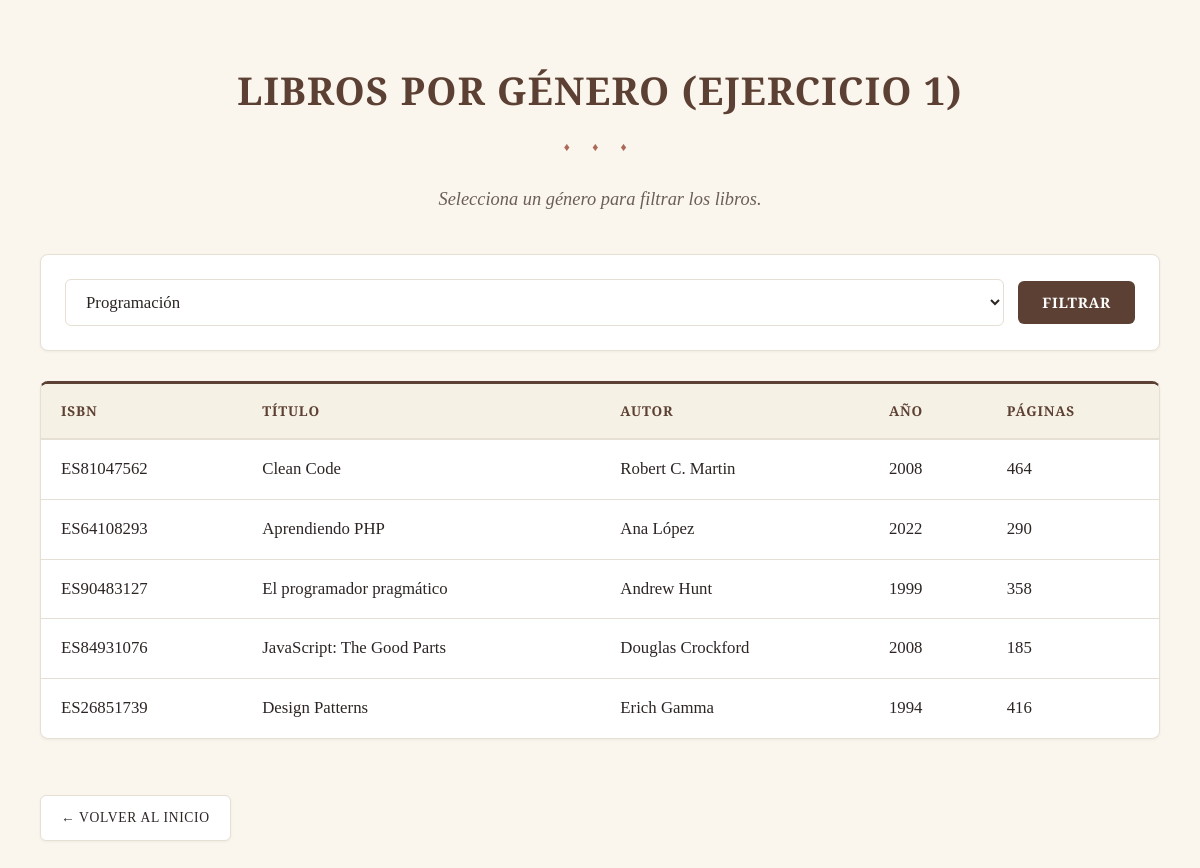
/libros/libros_genero.php?genero=Programación (signed in), run on the app's committed database.
### tables this page shows
CREATE TABLE `libros` (
  `id_libro` int(11) NOT NULL,
  `isbn` varchar(35) NOT NULL,
  `titulo` varchar(75) NOT NULL,
  `autor` varchar(75) NOT NULL,
  `año` int(4) NOT NULL,
  `genero` varchar(30) NOT NULL,
  `paginas` int(4) NOT NULL
);

### libros/libros_genero.php (the view, shortened to what this page needs)
<?php
include "../config/conexion.php";
$gen_sql = "SELECT DISTINCT genero FROM libros";
$gen_stmt = mysqli_prepare($conexion, $gen_sql);
mysqli_stmt_execute($gen_stmt);
$gen_resultado = mysqli_stmt_get_result($gen_stmt);
$genero_seleccionado = "Novela";
if (isset($_GET["genero"])) {
    $genero_seleccionado = $_GET["genero"];
}
$sql = "SELECT * FROM libros WHERE genero = ?";
$stmt = mysqli_prepare($conexion, $sql);
mysqli_stmt_bind_param($stmt, "s", $genero_seleccionado);
mysqli_stmt_execute($stmt);
$resultado = mysqli_stmt_get_result($stmt);
?>
<!DOCTYPE html>
<html lang="es">
<head>
    <link rel="stylesheet" href="../css/estilos.css">
</head>
<body>
    <h1>Libros por Género (Ejercicio 1)</h1>
    <p>Selecciona un género para filtrar los libros.</p>
    <form method="GET" action="libros_genero.php">
        <select name="genero" onchange="this.form.submit()">
            <?php while ($gen = mysqli_fetch_assoc($gen_resultado)) { ?>
                <option value="<?php echo htmlspecialchars($gen["genero"]); ?>" <?php echo ($gen["genero"] === $genero_seleccionado) ? 'selected' : ''; ?>>
                    <?php echo htmlspecialchars($gen["genero"]); ?>
                </option>
            <?php } ?>
        </select>
        <button type="submit">Filtrar</button>
    </form>
    <?php if (mysqli_num_rows($resultado) > 0) { ?>
        <div class="table-container">
            <table>
                <thead>
                    <tr>
                        <th>ISBN</th>
                        <th>Título</th>
                        <th>Autor</th>
                        <th>Año</th>
                        <th>Páginas</th>
                    </tr>
                </thead>
                <tbody>
                    <?php while ($libro = mysqli_fetch_assoc($resultado)) { ?>
                        <tr>
                            <td><?php echo htmlspecialchars($libro["isbn"]); ?></td>
                            <td><?php echo htmlspecialchars($libro["titulo"]); ?></td>
                            <td><?php echo htmlspecialchars($libro["autor"]); ?></td>
                            <td><?php echo htmlspecialchars($libro["año"]); ?></td>
                            <td><?php echo htmlspecialchars($libro["paginas"]); ?></td>
                        </tr>
                    <?php } ?>
                </tbody>
            </table>
        </div>
    <?php } else { ?>
        <p>No se han encontrado libros en este género.</p>
    <?php } ?>
    <a class="volver" href="../index.php">← Volver al inicio</a>
</body>
</html>

### css/estilos.css (style rules this page uses)
:root { --primary-color: #5C4033; --primary-hover: #453026; --bg-color: #FAF6EE; --card-bg: #FFFFFF; --text-main: #2C2523; --text-muted: #6B5E59; --border-color: #E6DFD3; --success-bg: #E2EED8; --success-text: #3E632A; --warning-pending-bg: #FDF2E2; --warning-pending-text: #B45309; --accent-color: #8C2D19; --shadow-sm: 0 1px 3px 0 rgba(44, 37, 35, 0.05); --shadow-md: 0 4px 12px -2px rgba(44, 37, 35, 0.08), 0 2px 6px -1px rgba(44, 37, 35, 0.04); --shadow-lg: 0 12px 24px -4px rgba(44, 37, 35, 0.12), 0 4px 12px -2px rgba(44, 37, 35, 0.06); --radius-lg: 8px; --radius-md: 6px; --radius-sm: 4px; --transition: all 0.25s cubic-bezier(0.4, 0, 0.2, 1); }
body { font-family: 'Crimson Pro', Georgia, serif; margin: 0 auto; max-width: 1200px; padding: 60px 40px; background-color: var(--bg-color); color: var(--text-main); line-height: 1.6; }
h1 { font-family: 'Cinzel', serif; color: var(--primary-color); font-size: 2.4rem; font-weight: 600; margin-top: 0; margin-bottom: 8px; text-align: center; letter-spacing: 0.03em; text-transform: uppercase; }
h1::after { content: "♦ ♦ ♦"; display: block; font-size: 0.75rem; color: var(--accent-color); margin: 16px auto 28px auto; letter-spacing: 0.6rem; text-align: center; opacity: 0.7; }
p { color: var(--text-muted); font-size: 1.15rem; margin-top: 0; margin-bottom: 24px; }
body > h1 + p { text-align: center; font-style: italic; max-width: 700px; margin-left: auto; margin-right: auto; margin-bottom: 40px; }
.table-container { background: var(--card-bg); border: 1px solid var(--border-color); border-radius: var(--radius-lg); box-shadow: var(--shadow-sm); overflow-x: auto; margin-top: 24px; margin-bottom: 32px; border-top: 3px solid var(--primary-color); }
table { width: 100%; border-collapse: collapse; text-align: left; }
th { background-color: #F6F1E5; color: var(--primary-color); font-family: 'Cinzel', serif; font-weight: 600; font-size: 0.85rem; text-transform: uppercase; letter-spacing: 0.06em; padding: 16px 20px; border-bottom: 2px solid var(--border-color); }
td { padding: 16px 20px; font-size: 1.05rem; color: var(--text-main); border-bottom: 1px solid var(--border-color); }
td:first-child, td[colspan] { font-variant-numeric: tabular-nums; }
tr:last-child td { border-bottom: none; }
form { background-color: var(--card-bg); border: 1px solid var(--border-color); border-radius: var(--radius-lg); padding: 24px; margin-bottom: 30px; box-shadow: var(--shadow-sm); display: flex; gap: 14px; align-items: center; flex-wrap: wrap; }
input[type="text"], input[type="number"], input[type="email"], input[type="password"], input[type="tel"], input[type="date"], select, textarea { flex: 1; min-width: 200px; padding: 12px 16px; border: 1px solid var(--border-color); border-radius: var(--radius-md); font-family: 'Crimson Pro', Georgia, serif; font-size: 1.05rem; background-color: var(--card-bg); color: var(--text-main); transition: var(--transition); }
button { padding: 12px 24px; background-color: var(--primary-color); color: #FFFFFF; border: none; border-radius: var(--radius-md); font-family: 'Cinzel', serif; font-weight: 600; font-size: 0.9rem; letter-spacing: 0.05em; cursor: pointer; transition: var(--transition); text-transform: uppercase; }
.volver { display: inline-flex; align-items: center; gap: 8px; margin-top: 24px; padding: 11px 20px; background-color: var(--card-bg); color: var(--text-main); border: 1px solid var(--border-color); border-radius: var(--radius-md); font-family: 'Cinzel', serif; font-size: 0.85rem; font-weight: 500; text-decoration: none; text-transform: uppercase; letter-spacing: 0.05em; box-shadow: var(--shadow-sm); transition: var(--transition); }

### data on the page
libros: isbn "ES81047562", titulo "Clean Code", autor "Robert C. Martin", año "2008", paginas "464"
libros: isbn "ES64108293", titulo "Aprendiendo PHP", autor "Ana López", año "2022", paginas "290"
libros: isbn "ES90483127", titulo "El programador pragmático", autor "Andrew Hunt", año "1999", paginas "358"
libros: isbn "ES84931076", titulo "JavaScript: The Good Parts", autor "Douglas Crockford", año "2008", paginas "185"
libros: isbn "ES26851739", titulo "Design Patterns", autor "Erich Gamma", año "1994", paginas "416"

### other printed values
form field genero "Programación"
